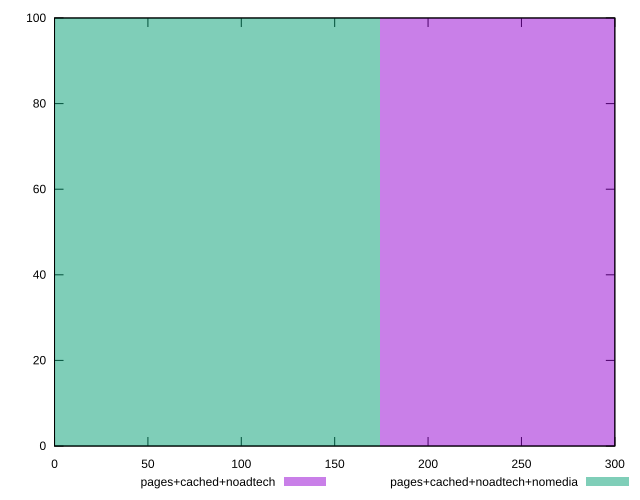

gnuplot code for this plot:
reset

$pagesCachedNoadtech <<EOF
349.01414899532705 100
EOF

$pagesCachedNoadtechNomedia <<EOF
0 100
EOF

set key outside below
set boxwidth 349.01414899532705
set xrange [0:300]
set yrange [0:100]
set trange [0:100]
set style fill transparent solid 0.5 noborder
set terminal svg size 640, 500 enhanced background rgb 'white'
set output "report_00009_2021-02-08T22-37-41.559Z/uses-optimized-images/comparison/histogram/2_vs_3.svg"

plot $pagesCachedNoadtech title "pages+cached+noadtech" with boxes, \
     $pagesCachedNoadtechNomedia title "pages+cached+noadtech+nomedia" with boxes

reset
